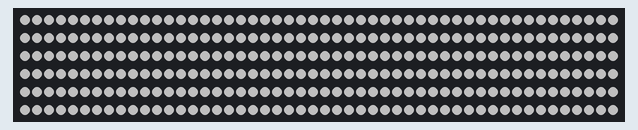
Bench run of a sketch on a simulated Arduino Uno, built with avr-gcc and run on an emulated ATmega328P. On the bench: 300 RGB LEDs in strip order, left to right, continuing on the next row. Dim RGB values are drawn brighter than linear.

Above: at 0.17 s.

The sketch:

hyperpolarization.ino
```cpp
#include <FastLED.h>

FASTLED_USING_NAMESPACE

#define LED_PIN    13
#define LED_TYPE    WS2812B
#define COLOR_ORDER GRB
#define NUM_LEDS    300
int fadeAmount = 7;
int brightness = 0;
CRGB leds[NUM_LEDS];

void setup() {
 FastLED.addLeds<WS2812B, LED_PIN, GRB>(leds, NUM_LEDS);

 FastLED.setBrightness(80);

}

void loop() {
   for(int i = 0; i < NUM_LEDS; i++ )
   {

   leds[i].setRGB(255,255,255);
   leds[i].fadeLightBy(brightness);
  }
  FastLED.show();
  brightness = brightness + fadeAmount;
  // reverse the direction of the fading at the ends of the fade:
  if(brightness == 0 || brightness == 255)
  {
    fadeAmount = -fadeAmount ;
  }
  delay(9);

}
```
